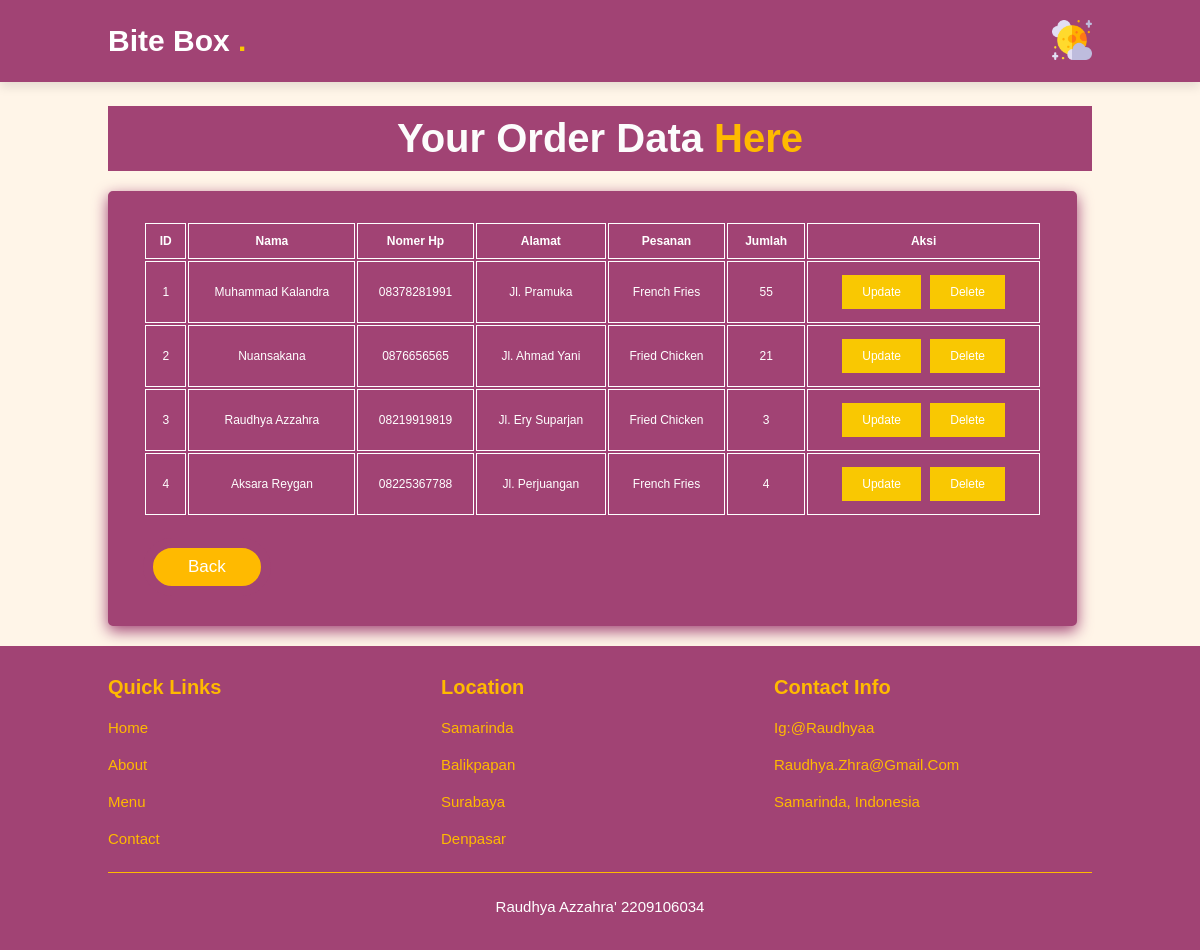
The app's page /views/data.php with its own data.
### tables this page shows
CREATE TABLE `order_data` (
  `id` int(100) NOT NULL,
  `name` varchar(50) NOT NULL,
  `number` varchar(50) NOT NULL,
  `address` varchar(50) NOT NULL,
  `menu` varchar(50) NOT NULL,
  `qty` varchar(10) NOT NULL
);

### views/data.php (the view, shortened to what this page needs)
<?php
require "../aksi/koneksi.php";
$result = mysqli_query($conn, "SELECT * FROM order_data");
$order_data = [];
while ($row = mysqli_fetch_assoc($result)) {
    $order_data[] = $row;
}
?>
<!DOCTYPE html>
<html lang="en">
<head>
    <link rel="stylesheet" href="../style/style.css">
    <link rel="stylesheet" href="https://cdnjs.cloudflare.com/ajax/libs/font-awesome/5.15.3/css/all.min.css">
</head>
<body>
    <header>
        <a href="#" class="logo">Bite Box
            <span>.</span>
        </a>
        <div class="mode">
            <img src="../images/moon.png" id="icon">
        </div>
    </header>
    <br><br><br><br><br><br>
    <section class="contact">
        <h1 class="heading">
            <span> Your Order Data</span> here
        </h1>
        <div class="row">
            <form>
                <table style="width: 100%; " align="center" cellpadding="10">
                        <tr>
                            <th>ID</th>
                            <th>Nama</th>
                            <th>Nomer Hp</th>
                            <th>Alamat</th>
                            <th>Pesanan</th>
                            <th>Jumlah</th>
                            <th>Aksi</th>
                        </tr>
                    <?php $i = 1;
                    foreach ($order_data as $od) : ?>
                        <tr align="center">
                            <td><?php echo $i; ?></td>
                            <td><?php echo $od['name']; ?></td>
                            <td><?php echo $od['number']; ?></td>
                            <td><?php echo $od['address']; ?></td>
                            <td><?php echo $od['menu']; ?></td>
                            <td><?php echo $od['qty']; ?></td>
                            <td>
                                    <a href="edit.php?id=<?php echo $od["id"] ?>" class="btn-form"> update </a>
                                    <a href="hapus.php?id=<?php echo $od["id"] ?>" class="btn-form"> delete </a>
                            </td>
                        </tr>
                    <?php $i++;
                    endforeach;
                    ?>
                </table>
                <br>
                <a href="../views/index.php" class="btn-submit">Back</a>
            </form>
            <br>
        </div>
    </section>
    <section class="footer">
        <div class="box-container">
            <div class="box">
                <h3>Quick Links</h3>
                <a href="#home">home</a>
                <a href="#about">about</a>
                <a href="#menu">menu</a>
                <a href="#contact">contact</a>
            </div>
            <div class="box">
                <h3>Location</h3>
                <a href="https://www.google.co.id/maps/@-0.4947968,117.1357696,14z?entry=ttu">Samarinda</a>
                <a href="https://www.google.co.id/maps/place/Balikpapan,+Kota+Balikpapan,+Kalimantan+Timur/@-1.174603,116.841748,11z/data=!3m1!4b1!4m6!3m5!1s0x2df14710964d9c91:0xcaa6ec96c2aea6d2!8m2!3d-1.2379274!4d116.8528526!16zL20vMDJsYjZ4?entry=ttu">Balikpapan</a>
                <a href="https://www.google.co.id/maps/place/Surabaya,+Jawa+Timur/@-7.1282662,112.815134,12.5z/data=!4m6!3m5!1s0x2dd7fbf8381ac47f:0x3027a76e352be40!8m2!3d-7.2574719!4d112.7520883!16zL20vMDFmNHhk?entry=ttu">Surabaya</a>
                <a href="https://www.google.co.id/maps/place/Denpasar,+Kota+Denpasar,+Bali/@-8.6726833,115.2242733,12z/data=!3m1!4b1!4m6!3m5!1s0x2dd2409b0e5e80db:0xe27334e8ccb9374a!8m2!3d-8.6704582!4d115.2126293!16zL20vMDJuYmgx?entry=ttu">Denpasar</a>
            </div>
            <div class="box">
                <h3>Contact Info</h3>
                <a href="https://www.bing.com/ck/a?!&&p=d5327da7f05045bbJmltdHM9MTY5NTc3MjgwMCZpZ3VpZD0xMjI3MWZjZi04ZjFjLTY5M2ItMjJmZS0wZTI3OGIxYzY3YjEmaW5zaWQ9NTE3NQ&ptn=3&hsh=3&fclid=12271fcf-8f1c-693b-22fe-0e278b1c67b1&psq=raudhya+azzahra%27&u=a1aHR0cHM6Ly93d3cuaW5zdGFncmFtLmNvbS9yYXVkaHlhYS8&ntb=1">ig:@raudhyaa</a>
                <a href="https://mail.google.com/mail/u/0/?hl=en#inbox?compose=DmwnWrRsnwxLmQLPZzFGqQDfsldpXQshBPnQZvvpJFQKPkCVZpTdNcnxFhxLhfwPfHLlZxmfJDlB">raudhya.zhra@gmail.com</a>
                <a href="https://www.google.co.id/maps/@-0.4947968,117.1357696,14z?entry=ttu">Samarinda, Indonesia</a>
            </div>
        </div>
        <div class="credit"> Raudhya Azzahra'
            <span> 2209106034</span>
        </div>
    </section>
</body>
</html>

### style/style.css (style rules this page uses)
:root { --brown: #f9c802; --primary-color: #fff5e8; --secondary--color: #a14374; --text-color: #473c33; }
* { margin: 0; padding: 0; box-sizing: border-box; font-family: Verdana, Geneva, Tahoma, sans-serif; outline: none; border: none; text-decoration: none; text-transform: capitalize; transition: .2s linear; }
html { font-size: 62.5%; scroll-behavior: smooth; scroll-padding-top: 6rem; overflow-x: hidden; }
section { padding: 2rem 9%; }
.heading { text-align: center; font-size: 4rem; color: #FFBA00; padding: 1rem; margin: 2rem 0; background-color: var(--secondary--color); }
.heading span { color: #fcfcfc; }
header { position: fixed; top: 0; left: 0; right: 0; background: var(--secondary--color); padding: 2rem 9%; display: flex; align-items: center; justify-content: space-between; z-index: 1000; box-shadow: 0 .5rem 1rem rgba(0, 0, 0, .1); }
header .logo { font-size: 3rem; color: #fff; font-weight: bolder; }
header .logo span { color: var(--brown); }
header .mode img { width: 40px; }
.contact { background: var(--primary-color); }
table tr th, table tr td { color: white; border: 1px solid white; padding: 10px; font-size: 12px; }
.contact .row { display: flex; flex-wrap: wrap-reverse; gap: 1.5rem; align-items: center; }
.contact .row form { flex: 1 1 40rem; padding: 2rem 2.5rem; box-shadow: 0 .5rem 1.5rem var(--secondary--color); border: 1rem solid var(--secondary--color); background: var(--secondary--color); border-radius: .5rem; }
.contact .row form .btn-submit { display: inline-block; margin-top: 1rem; border-radius: 5rem; background: #FFBA00; border: 1rem solid var(--secondary--color); color: #fff; padding: .9rem 3.5rem; cursor: pointer; font-size: 1.7rem; }
.footer { background: var(--secondary--color); }
.footer .box-container { display: flex; flex-wrap: wrap; gap: 1.5rem; }
.footer .box-container .box { flex: 1 1 25rem; }
.footer .box-container .box h3 { color: #FFBA00; font-size: 2rem; padding: 1rem 0; }
.footer .box-container .box a { display: block; color: #FFBA00; font-size: 1.5rem; padding: 1rem 0; }
.footer .credit { text-align: center; padding: 1.5rem; margin-top: 1.5rem; padding-top: 2.5rem; font-size: 1.5rem; color: #ffffff; border-top: .1rem solid #FFBA00; }
.contact .row form .btn-form { display: inline-block; background: #f9c802; border: solid var(--secondary--color); color: #fff; padding: 1rem 2rem; cursor: pointer; font-size: 1.2rem; }

### records on screen
order_data: name "Muhammad Kalandra", number "08378281991", address "Jl. Pramuka", menu "French Fries", qty "55"
order_data: name "Nuansakana", number "0876656565", address "Jl. Ahmad Yani", menu "Fried Chicken", qty "21"
order_data: name "Raudhya Azzahra", number "08219919819", address "Jl. Ery Suparjan", menu "Fried Chicken", qty "3"
order_data: name "Aksara Reygan", number "08225367788", address "Jl. Perjuangan", menu "French Fries", qty "4"
